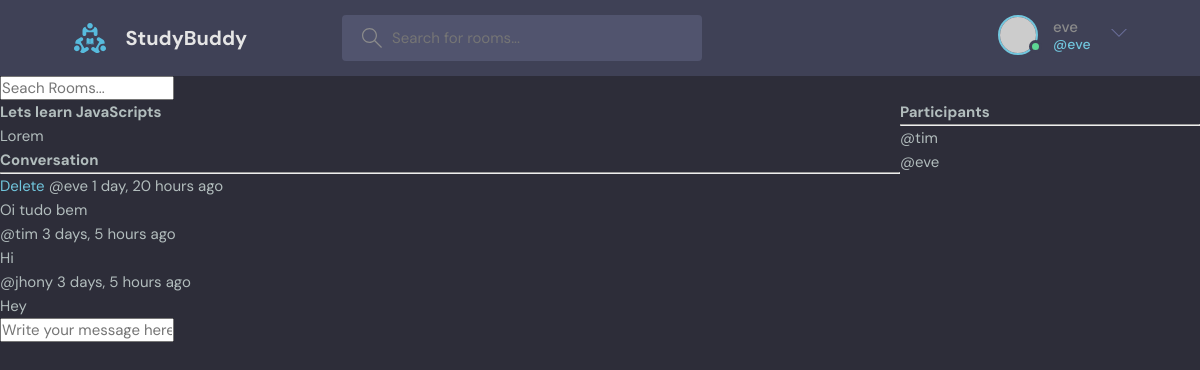
The page /room/2/ (signed in) on the database its author committed.
### base/models.py (models this page shows, shortened)
class Room(models.Model):
    host = models.ForeignKey(User, on_delete=models.SET_NULL, null=True)
    topic = models.ForeignKey(Topic, on_delete=models.SET_NULL, null=True)
    name = models.CharField(max_length=200)
    description = models.TextField(null=True, blank=True)
    participants = models.ManyToManyField(User, related_name='participants', blank=True)
    updated = models.DateTimeField(auto_now=True)
    created = models.DateTimeField(auto_now_add=True)
    class Meta:
        ordering = ['-updated', '-created']

class Message(models.Model):
    user = models.ForeignKey(User, on_delete=models.CASCADE)
    room = models.ForeignKey(Room, on_delete=models.CASCADE)
    body = models.TextField()
    updated = models.DateTimeField(auto_now=True)
    created = models.DateTimeField(auto_now_add=True)
    class Meta:
        ordering = ['-updated', '-created']

### base/views.py (the view, shortened to what this page needs)
# urls.py: path('room/<str:pk>/', views.room, name="room"),
def room(request, pk):
    room = Room.objects.get(id=pk)
    room_messages = room.message_set.all()
    participants = room.participants.all()
    context = {'room': room, 'room_messages': room_messages, 'participants':participants}
    return render(request, 'base/room.html', context)

### base/templates/base/room.html (shortened to what this page needs)
{% extends 'main.html' %}
{% block content %}
<div class="room-container">
    <div>
        <h1>{{room.name}}</h1>
        <p>{{room.description}}</p>
        <div class="comment-wrapper">
            <h3>Conversation</h3>
            <hr>
            {% for message in room_messages %}
            <div>
                {% if request.user == message.user %}
                <a href="{% url 'delete-message' message.id %}">Delete</a>
                {% endif %}
                <small>@{{message.user}} {{message.created|timesince}} ago</small>
                <p>{{message.body}}</p>
            </div>
            {% endfor %}
        </div>
        {% if request.user.is_authenticated %}
        <div class="comment-form">
            <form action="" method="POST">
                <input type="text" name="body" placeholder="Write your message here...">
            </form>
        </div>
        {% endif %}
    </div>
    <div>
        <h3>Participants</h3>
        <hr>
        {% for user in participants %}
            <div>
                <p>@{{user.username}}</p>
            </div>
        {% endfor %}
    </div>
</div>
{% endblock content%}

### templates/navbar.html (shortened to what this page needs)
{% load static %}
<header class="header header--loggedIn">
    <div class="container">
      <a href="{% url 'home' %}" class="header__logo">
        <img src="{% static 'images/logo.svg' %}" />
        <h1>StudyBuddy</h1>
      </a>
      <form class="header__search" method="GET" action="{% url 'home' %}">
        <label>
          <input name="q" placeholder="Search for rooms..." />
        </label>
      </form>
      <nav class="header__menu">
        {% if request.user.is_authenticated %}
        <div class="header__user">
          <a href="profile.html">
            <div class="avatar avatar--medium active">
              <img src="https://randomuser.me/api/portraits/men/37.jpg" />
            </div>
            <p>{{request.user.username}} <span>@{{request.user.username}}</span></p>
          </a>
          <button class="dropdown-button">
            <svg version="1.1" xmlns="http://www.w3.org/2000/svg" width="32" height="32" viewBox="0 0 32 32">
              <title>chevron-down</title>
              <path d="M16 21l-13-13h-3l16 16 16-16h-3l-13 13z"></path>
            </svg>
          </button>
        </div>
        {% endif %}
      </nav>
    </div>
  </header>
<form method="GET" action="{% url 'home' %}">
    <input type="text" name="q" placeholder="Seach Rooms..." >
</form>

### static/styles/style.css (style rules this page uses)
:root { --color-main: #71c6dd; --color-main-light: #e1f6fb; --color-dark: #3f4156; --color-dark-medium: #51546e; --color-dark-light: #696d97; --color-light: #e5e5e5; --color-gray: #8b8b8b; --color-light-gray: #b2bdbd; --color-bg: #2d2d39; --color-success: #5dd693; --color-error: #fc4b0b; }
* { font-family: "DM Sans", -apple-system, BlinkMacSystemFont, "Segoe UI", Roboto, Oxygen, Ubuntu, Cantarell, "Open Sans", "Helvetica Neue", sans-serif; margin: 0; padding: 0; box-sizing: border-box; text-rendering: optimizeLegibility; font-size: inherit; }
html { font-size: 56.25%; }
@media only screen and (min-width: 1200px) { html { font-size: 62.5%; } }
body { line-height: 1.6; font-weight: 400; font-size: 1.5rem; color: var(--color-light-gray); background-color: var(--color-bg); min-height: 100vh; }
img { width: 100%; }
a { display: inline-block; color: var(--color-main); text-decoration: none; }
.container { max-width: 120rem; width: 90%; margin: auto; }
.avatar { position: relative; display: inline-block; border-radius: 50%; border: 2px solid var(--color-main); }
.avatar img { display: block; border-radius: 50%; object-fit: cover; object-position: center; }
.avatar::after { content: ""; display: block; position: absolute; background-color: var(--color-gray); z-index: 111; border-radius: 50%; border: 0.3rem solid var(--color-dark); }
.avatar.active::after { background-color: var(--color-success); }
.avatar.avatar--medium img { width: 3.6rem; height: 3.6rem; border-radius: 50%; }
.avatar.avatar--medium:after { width: 0.7rem; height: 0.7rem; bottom: 0px; right: -6px; }
.header { padding: 1.5rem; background-color: var(--color-dark); }
.header > .container { display: flex; gap: 9.5rem; }
.header__logo, .header__user { display: flex; gap: 2rem; align-items: center; }
.header__logo > img { height: 3.2rem; width: 3.2rem; }
.header__logo > h1 { font-weight: 700; font-size: 2rem; color: var(--color-light); }
.header__search > label { background-color: var(--color-dark-medium); padding: 1.3rem 1rem; display: flex; align-items: center; gap: 1rem; border-radius: 4px; }
.header__search svg { fill: var(--color-gray); width: 2rem; height: 2rem; margin-left: 1rem; }
.header__search input { width: 30rem; background: transparent; border: none; outline: none; color: var(--color-light); }
.header__menu { margin-left: auto; position: relative; }
.header__menu a { display: flex; gap: 1.5rem; align-items: center; font-weight: 500; text-decoration: none; color: var(--color-gray); }
.header__menu img { height: 3.6rem; }
.header__menu p { line-height: 1.2; }
.header__menu span { color: var(--color-main); font-weight: 500; font-size: 1.4rem; display: block; }
.header__menu svg { width: 1.6rem; height: 1.6rem; fill: var(--color-dark-light); }
.dropdown-button { background: transparent; border: 0; outline: 0; cursor: pointer; }

### base/templates/base/room.html (style rules this page uses)
.room-container { display: grid; grid-template-columns: 3fr 1fr; }

### rows shown on the page
Room: name "Lets learn JavaScripts", description "Lorem"
Message: shows "Delete", user "eve", created "1 day, 20 hours", body "Oi tudo bem"
Message: user "tim", created "3 days, 5 hours", body "Hi"
Message: user "jhony", created "3 days, 5 hours", body "Hey"

### other values the page prints
{{ request.user.username }} "eve"
{{ user.username }} "tim"
{{ user.username }} "eve"
